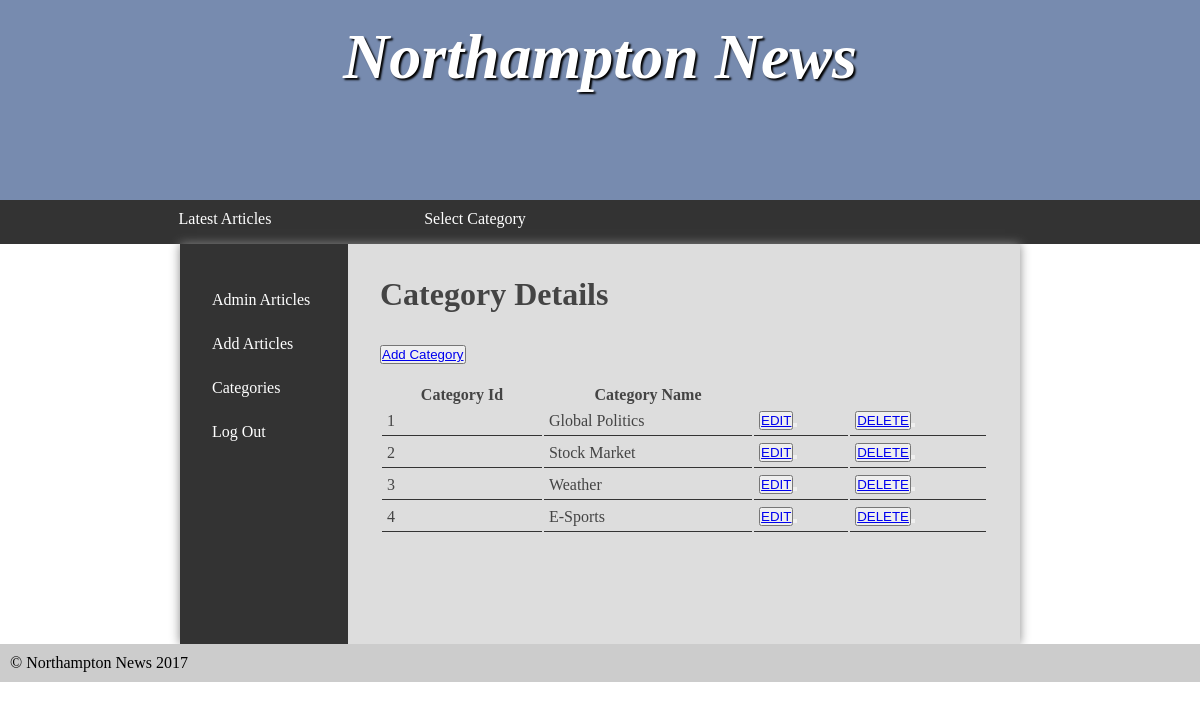
The app's page /php/src/adminArticles.php?activityReq=viewCategory (signed in) with its own data.
### tables this page shows
CREATE TABLE category(
    id INT(11) NOT NULL AUTO_INCREMENT,
	name VARCHAR(255) NOT NULL,
	PRIMARY KEY (id)
);

### php/src/adminCategories.php (the view, shortened to what this page needs)
<article>
    <?php
        echo '<h2>'.$categoryAction.'</h2>';
        echo '<button><a href = "adminArticles.php?activityReq=addCategory">Add Category</a></button>';
        require 'dbConn.php';
        $query = "SELECT id, name FROM category";
        $categoryInfo = $pdo->query($query);
        echo '<table>
                <tr>
                    <th>Category Id</th>
                    <th>Category Name</th>
                </tr>';
        foreach($categoryInfo as $categoryRow){
            $tableInfo = '<tr>
                            <td>'.$categoryRow['id'].'</td>
                            <td>'.$categoryRow['name'].'</td>
                            <td><button><a href = "adminArticles.php?activityReq=editCategory&categoryEdit='.$categoryRow['id'].'">EDIT</a><button></td>
                            <td><button><a href = "deleteCategory.php?categoryDelete='.$categoryRow['id'].'">DELETE</a><button></td>
                          </tr>';
            echo $tableInfo;
        }
        echo '</table>';
    ?>
</article>

### php/src/styles.css (style rules this page uses)
* { margin: 0; padding: 0; }
html { font-family: 'Oxygen-Regular', times, verdana, sans-serif; }
body { background-color: #fff; }
main h2 { font-size:2em; }
p, li, h2 { margin-bottom: 1em; }
table { width: 100%; margin-top: 20px; }
td { padding: 5px; border-bottom: 1px solid #333; }
main > article { display: table-cell; padding: 2em; }

### records on screen
category: id "1", name "Global Politics"
category: id "2", name "Stock Market"
category: id "3", name "Weather"
category: id "4", name "E-Sports"

### other values on screen
$categoryAction "Category Details"
